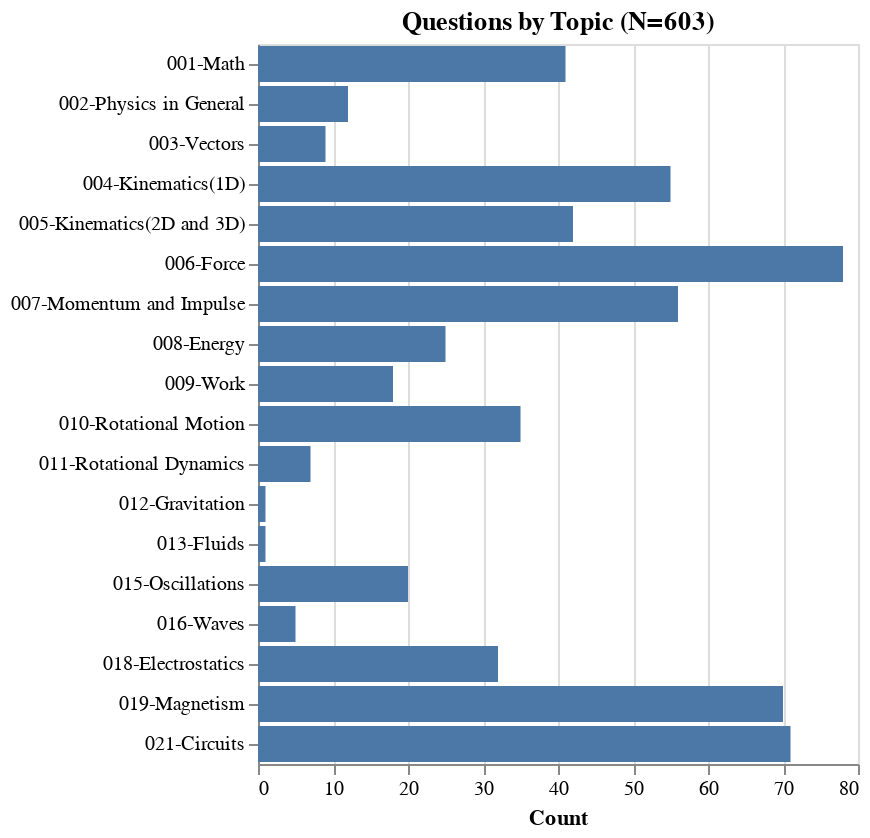

The code cell stored with this chart in its notebook:
### Code cell
chart

### Figure 1 — Vega-Lite specification as saved in the notebook (floating-point values rounded to 4 significant figures)
{"config": {"view": {"continuousWidth": 300, "continuousHeight": 300}}, "data": {"name": "data-4c865e4f8768210bbd487c89f289fb80"}, "mark": {"type": "bar"}, "encoding": {"x": {"field": "Count", "type": "quantitative"}, "y": {"field": "Nice Topics", "title": "", "type": "ordinal"}}, "title": "Questions by Topic (N=603)", "$schema": "https://vega.github.io/schema/vega-lite/v5.8.0.json", "datasets": {"data-4c865e4f8768210bbd487c89f289fb80": [{"Topic": "Kinematics(1D)", "Count": 55, "Nice Topics": "004-Kinematics(1D)"}, {"Topic": "Kinematics(2D and 3D)", "Count": 42, "Nice Topics": "005-Kinematics(2D and 3D)"}, {"Topic": "Waves", "Count": 5, "Nice Topics": "016-Waves"}, {"Topic": "Force", "Count": 78, "Nice Topics": "006-Force"}, {"Topic": "Magnetism", "Count": 70, "Nice Topics": "019-Magnetism"}, {"Topic": "Rotational Dynamics", "Count": 7, "Nice Topics": "011-Rotational Dynamics"}, {"Topic": "Rotational Motion", "Count": 35, "Nice Topics": "010-Rotational Motion"}, {"Topic": "Momentum and Impulse", "Count": 56, "Nice Topics": "007-Momentum and Impulse"}, {"Topic": "Vectors", "Count": 9, "Nice Topics": "003-Vectors"}, {"Topic": "Gravitation", "Count": 1, "Nice Topics": "012-Gravitation"}, {"Topic": "Physics in General", "Count": 12, "Nice Topics": "002-Physics in General"}, {"Topic": "Math", "Count": 41, "Nice Topics": "001-Math"}, {"Topic": "Electrostatics", "Count": 32, "Nice Topics": "018-Electrostatics"}, {"Topic": "Fluids", "Count": 1, "Nice Topics": "013-Fluids"}, {"Topic": "Circuits", "Count": 71, "Nice Topics": "021-Circuits"}, {"Topic": "Energy", "Count": 25, "Nice Topics": "008-Energy"}, {"Topic": "Work", "Count": 18, "Nice Topics": "009-Work"}, {"Topic": "Oscillations", "Count": 20, "Nice Topics": "015-Oscillations"}]}}
